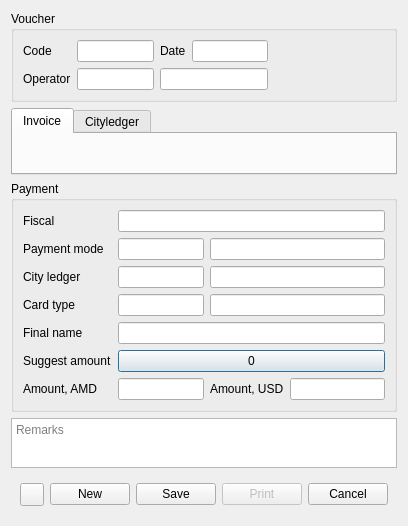
<?xml version="1.0" encoding="UTF-8"?>
<ui version="4.0">
 <class>DlgReceiptVaucher</class>
 <widget class="QDialog" name="DlgReceiptVaucher">
  <property name="geometry">
   <rect>
    <x>0</x>
    <y>0</y>
    <width>397</width>
    <height>526</height>
   </rect>
  </property>
  <property name="maximumSize">
   <size>
    <width>397</width>
    <height>16777215</height>
   </size>
  </property>
  <property name="windowTitle">
   <string>Receipt voucher</string>
  </property>
  <layout class="QVBoxLayout" name="verticalLayout">
   <item>
    <widget class="QGroupBox" name="grVoucher">
     <property name="minimumSize">
      <size>
       <width>0</width>
       <height>0</height>
      </size>
     </property>
     <property name="title">
      <string>Voucher</string>
     </property>
     <layout class="QGridLayout" name="gridLayout_3">
      <item row="0" column="3">
       <widget class="QLabel" name="label_5">
        <property name="text">
         <string>Date</string>
        </property>
       </widget>
      </item>
      <item row="0" column="4">
       <widget class="EDateEdit" name="deDate">
        <property name="maximumSize">
         <size>
          <width>100</width>
          <height>16777215</height>
         </size>
        </property>
        <property name="focusPolicy">
         <enum>Qt::ClickFocus</enum>
        </property>
        <property name="alignment">
         <set>Qt::AlignLeading|Qt::AlignLeft|Qt::AlignVCenter</set>
        </property>
        <property name="readOnly">
         <bool>true</bool>
        </property>
       </widget>
      </item>
      <item row="0" column="0">
       <widget class="QLabel" name="label_11">
        <property name="text">
         <string>Code</string>
        </property>
       </widget>
      </item>
      <item row="0" column="2">
       <widget class="EQLineEdit" name="leVaucher">
        <property name="maximumSize">
         <size>
          <width>80</width>
          <height>16777215</height>
         </size>
        </property>
        <property name="readOnly">
         <bool>true</bool>
        </property>
       </widget>
      </item>
      <item row="0" column="5">
       <spacer name="horizontalSpacer_3">
        <property name="orientation">
         <enum>Qt::Horizontal</enum>
        </property>
        <property name="sizeHint" stdset="0">
         <size>
          <width>140</width>
          <height>20</height>
         </size>
        </property>
       </spacer>
      </item>
      <item row="1" column="0">
       <widget class="QLabel" name="label_10">
        <property name="text">
         <string>Operator</string>
        </property>
       </widget>
      </item>
      <item row="1" column="2">
       <widget class="EQLineEdit" name="leOpcode">
        <property name="maximumSize">
         <size>
          <width>100</width>
          <height>16777215</height>
         </size>
        </property>
        <property name="cursor">
         <cursorShape>ArrowCursor</cursorShape>
        </property>
        <property name="readOnly">
         <bool>true</bool>
        </property>
       </widget>
      </item>
      <item row="1" column="3" colspan="2">
       <widget class="EQLineEdit" name="leOpName">
        <property name="cursor">
         <cursorShape>ArrowCursor</cursorShape>
        </property>
        <property name="readOnly">
         <bool>true</bool>
        </property>
       </widget>
      </item>
     </layout>
    </widget>
   </item>
   <item>
    <widget class="QTabWidget" name="tabWidget">
     <property name="currentIndex">
      <number>0</number>
     </property>
     <widget class="QWidget" name="tabGuest">
      <attribute name="title">
       <string>Invoice</string>
      </attribute>
      <layout class="QHBoxLayout" name="horizontalLayout_2">
       <property name="spacing">
        <number>0</number>
       </property>
       <property name="leftMargin">
        <number>0</number>
       </property>
       <property name="topMargin">
        <number>0</number>
       </property>
       <property name="rightMargin">
        <number>0</number>
       </property>
       <property name="bottomMargin">
        <number>0</number>
       </property>
       <item>
        <widget class="WGuestInvoice" name="wRoom" native="true"/>
       </item>
      </layout>
     </widget>
     <widget class="QWidget" name="tabCL">
      <attribute name="title">
       <string>Cityledger</string>
      </attribute>
      <layout class="QHBoxLayout" name="horizontalLayout_5">
       <property name="leftMargin">
        <number>0</number>
       </property>
       <property name="topMargin">
        <number>0</number>
       </property>
       <property name="rightMargin">
        <number>0</number>
       </property>
       <property name="bottomMargin">
        <number>0</number>
       </property>
       <item>
        <widget class="WCityLedger" name="wCL" native="true"/>
       </item>
      </layout>
     </widget>
    </widget>
   </item>
   <item>
    <widget class="QGroupBox" name="grPayment">
     <property name="minimumSize">
      <size>
       <width>0</width>
       <height>0</height>
      </size>
     </property>
     <property name="title">
      <string>Payment</string>
     </property>
     <layout class="QGridLayout" name="gridLayout_2">
      <item row="6" column="2">
       <widget class="QLabel" name="label_7">
        <property name="text">
         <string>Amount, USD</string>
        </property>
       </widget>
      </item>
      <item row="3" column="2" colspan="2">
       <widget class="EQLineEdit" name="leCardName">
        <property name="focusPolicy">
         <enum>Qt::NoFocus</enum>
        </property>
        <property name="readOnly">
         <bool>true</bool>
        </property>
       </widget>
      </item>
      <item row="1" column="2" colspan="2">
       <widget class="EQLineEdit" name="lePaymentName">
        <property name="focusPolicy">
         <enum>Qt::NoFocus</enum>
        </property>
        <property name="readOnly">
         <bool>true</bool>
        </property>
       </widget>
      </item>
      <item row="2" column="0">
       <widget class="QLabel" name="lbCL">
        <property name="text">
         <string>City ledger</string>
        </property>
       </widget>
      </item>
      <item row="3" column="1">
       <widget class="EQLineEdit" name="leCardCode">
        <property name="maximumSize">
         <size>
          <width>100</width>
          <height>16777215</height>
         </size>
        </property>
       </widget>
      </item>
      <item row="0" column="0">
       <widget class="QLabel" name="label_2">
        <property name="text">
         <string>Fiscal</string>
        </property>
       </widget>
      </item>
      <item row="4" column="0">
       <widget class="QLabel" name="label">
        <property name="text">
         <string>Final name</string>
        </property>
       </widget>
      </item>
      <item row="6" column="3">
       <widget class="EQLineEdit" name="leAmountUSD">
        <property name="maximumSize">
         <size>
          <width>5252</width>
          <height>16777215</height>
         </size>
        </property>
        <property name="focusPolicy">
         <enum>Qt::NoFocus</enum>
        </property>
        <property name="alignment">
         <set>Qt::AlignLeading|Qt::AlignLeft|Qt::AlignVCenter</set>
        </property>
        <property name="readOnly">
         <bool>true</bool>
        </property>
       </widget>
      </item>
      <item row="6" column="0">
       <widget class="QLabel" name="label_3">
        <property name="text">
         <string>Amount, AMD</string>
        </property>
       </widget>
      </item>
      <item row="0" column="1" colspan="3">
       <widget class="QLineEdit" name="leFiscalMachine">
        <property name="readOnly">
         <bool>true</bool>
        </property>
       </widget>
      </item>
      <item row="4" column="1" colspan="3">
       <widget class="EQLineEdit" name="leFinalName">
        <property name="focusPolicy">
         <enum>Qt::NoFocus</enum>
        </property>
        <property name="readOnly">
         <bool>true</bool>
        </property>
       </widget>
      </item>
      <item row="2" column="1">
       <widget class="EQLineEdit" name="leCL">
        <property name="maximumSize">
         <size>
          <width>100</width>
          <height>16777215</height>
         </size>
        </property>
        <property name="readOnly">
         <bool>true</bool>
        </property>
       </widget>
      </item>
      <item row="6" column="1">
       <widget class="EQLineEdit" name="leAmountAMD">
        <property name="maximumSize">
         <size>
          <width>100</width>
          <height>16777215</height>
         </size>
        </property>
       </widget>
      </item>
      <item row="3" column="0">
       <widget class="QLabel" name="lbCardType">
        <property name="text">
         <string>Card type</string>
        </property>
       </widget>
      </item>
      <item row="1" column="1">
       <widget class="EQLineEdit" name="lePaymentCode">
        <property name="maximumSize">
         <size>
          <width>100</width>
          <height>16777215</height>
         </size>
        </property>
       </widget>
      </item>
      <item row="1" column="0">
       <widget class="QLabel" name="label_8">
        <property name="text">
         <string>Payment mode</string>
        </property>
       </widget>
      </item>
      <item row="2" column="2" colspan="2">
       <widget class="EQLineEdit" name="leCLName">
        <property name="maximumSize">
         <size>
          <width>16777215</width>
          <height>16777215</height>
         </size>
        </property>
        <property name="focusPolicy">
         <enum>Qt::NoFocus</enum>
        </property>
       </widget>
      </item>
      <item row="5" column="1" colspan="3">
       <widget class="QPushButton" name="btnSuggestAmount">
        <property name="text">
         <string>0</string>
        </property>
       </widget>
      </item>
      <item row="5" column="0">
       <widget class="QLabel" name="lbSuggestAmount">
        <property name="text">
         <string>Suggest amount</string>
        </property>
       </widget>
      </item>
     </layout>
    </widget>
   </item>
   <item>
    <widget class="QPlainTextEdit" name="teRemarks">
     <property name="maximumSize">
      <size>
       <width>16777215</width>
       <height>50</height>
      </size>
     </property>
     <property name="placeholderText">
      <string>Remarks</string>
     </property>
    </widget>
   </item>
   <item>
    <widget class="QWidget" name="widget" native="true">
     <layout class="QHBoxLayout" name="horizontalLayout_3">
      <item>
       <widget class="QToolButton" name="btnLog">
        <property name="text">
         <string/>
        </property>
        <property name="icon">
         <iconset resource="res.qrc">
          <normaloff>:/images/tracking.png</normaloff>:/images/tracking.png</iconset>
        </property>
       </widget>
      </item>
      <item>
       <spacer name="horizontalSpacer">
        <property name="orientation">
         <enum>Qt::Horizontal</enum>
        </property>
        <property name="sizeHint" stdset="0">
         <size>
          <width>70</width>
          <height>20</height>
         </size>
        </property>
       </spacer>
      </item>
      <item>
       <widget class="QPushButton" name="btnNew">
        <property name="text">
         <string>New</string>
        </property>
       </widget>
      </item>
      <item>
       <widget class="QPushButton" name="btnSave">
        <property name="text">
         <string>Save</string>
        </property>
       </widget>
      </item>
      <item>
       <widget class="QPushButton" name="btnPrint">
        <property name="enabled">
         <bool>false</bool>
        </property>
        <property name="text">
         <string>Print</string>
        </property>
       </widget>
      </item>
      <item>
       <widget class="QPushButton" name="btnCancel">
        <property name="text">
         <string>Cancel</string>
        </property>
       </widget>
      </item>
      <item>
       <spacer name="horizontalSpacer_2">
        <property name="orientation">
         <enum>Qt::Horizontal</enum>
        </property>
        <property name="sizeHint" stdset="0">
         <size>
          <width>70</width>
          <height>20</height>
         </size>
        </property>
       </spacer>
      </item>
     </layout>
    </widget>
   </item>
  </layout>
 </widget>
 <customwidgets>
  <customwidget>
   <class>EQLineEdit</class>
   <extends>QLineEdit</extends>
   <header location="global">eqlineedit.h</header>
   <slots>
    <signal>customButtonClicked(bool)</signal>
   </slots>
  </customwidget>
  <customwidget>
   <class>EDateEdit</class>
   <extends>QLineEdit</extends>
   <header location="global">edateedit.h</header>
  </customwidget>
  <customwidget>
   <class>WGuestInvoice</class>
   <extends>QWidget</extends>
   <header location="global">wguestinvoice.h</header>
   <container>1</container>
  </customwidget>
  <customwidget>
   <class>WCityLedger</class>
   <extends>QWidget</extends>
   <header location="global">wcityledger.h</header>
   <container>1</container>
  </customwidget>
 </customwidgets>
 <tabstops>
  <tabstop>leVaucher</tabstop>
  <tabstop>leOpcode</tabstop>
  <tabstop>leOpName</tabstop>
  <tabstop>tabWidget</tabstop>
  <tabstop>leFiscalMachine</tabstop>
  <tabstop>lePaymentCode</tabstop>
  <tabstop>leCL</tabstop>
  <tabstop>leCardCode</tabstop>
  <tabstop>btnSuggestAmount</tabstop>
  <tabstop>leAmountAMD</tabstop>
  <tabstop>teRemarks</tabstop>
  <tabstop>btnLog</tabstop>
  <tabstop>btnNew</tabstop>
  <tabstop>btnSave</tabstop>
  <tabstop>btnPrint</tabstop>
  <tabstop>btnCancel</tabstop>
  <tabstop>leCLName</tabstop>
  <tabstop>leCardName</tabstop>
 </tabstops>
 <resources>
  <include location="res.qrc"/>
 </resources>
 <connections/>
</ui>
